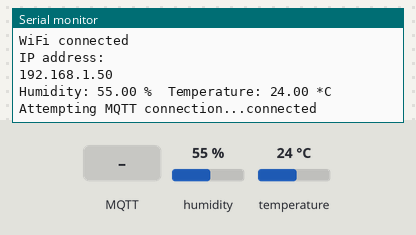
A sketch run on a simulated ESP32. Parts: the last lines printed to the serial monitor. The inputs (shaded band) are chosen by the test bench; at power-on: humidity 55 %, temperature 24 °C. WiFi joins after 1.5 s; servers stay silent unless stated; no MQTT or app messages arrive unless stated.

Above: at 2.7 s.
2.8 s: MQTT message "1" arrives on the first subscribed topic
8.1 s: MQTT message "on" arrives on the first subscribed topic
13.1 s: MQTT message "off" arrives on the first subscribed topic
18.1 s: humidity set to 22 %
At 19.2 s:
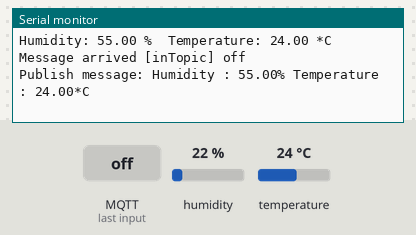
21.1 s: temperature set to 12 °C
At 22.2 s:
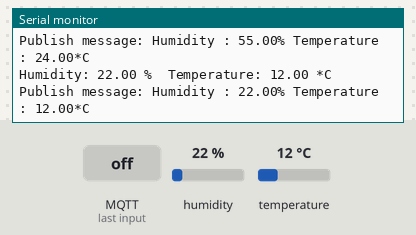
24.1 s: humidity set to 40 %
At 27.8 s:
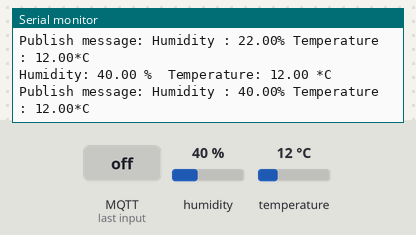
Timing chart, 0 to 28.1 s (numbered marks = the images above; inputs shaded):
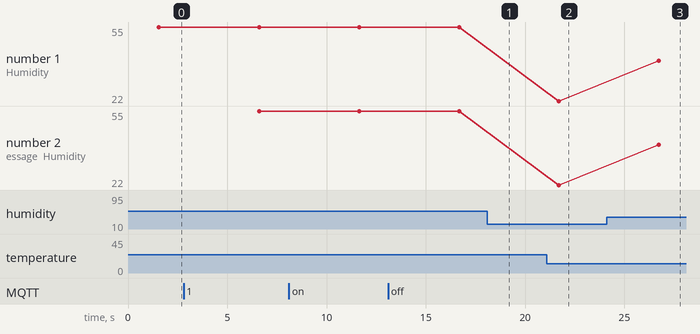

Measured:
- after the input at 21.1 s, the serial monitor: prints a new line after 0.60 s (image 2)
- after the input at 24.1 s, the serial monitor: prints a new line after 2.6 s (image 3)
- plotted number 1: 22 → 40 after the input at 24.1 s
- plotted number 2: 22 → 40 after the input at 24.1 s

The sketch:

dht_mqtt.ino
```cpp
#include <WiFi.h>
#include <PubSubClient.h>
#include "DHT.h"


#define DHTPIN 4  //DHT11을 D4번핀에 연결한다.

#define DHTTYPE DHT11

const char* ssid = "";
const char* password = "";
const char* mqtt_server = "broker.mqtt-dashboard.com";

WiFiClient espClient;
PubSubClient client(espClient);
long lastMsg = 0;
char msg[50];
String packet;
float Humi,Temp;

DHT dht(DHTPIN, DHTTYPE);


void setup() {
  Serial.begin(115200);
  dht.begin();
  setup_wifi();
  client.setServer(mqtt_server, 1883);
  client.setCallback(callback);
}

void setup_wifi() {

  delay(10);
  // We start by connecting to a WiFi network
  Serial.println();
  Serial.print("Connecting to ");
  Serial.println(ssid);

  WiFi.begin(ssid, password);

  while (WiFi.status() != WL_CONNECTED) {
    delay(500);
    Serial.print(".");
  }

  Serial.println("");
  Serial.println("WiFi connected");
  Serial.println("IP address: ");
  Serial.println(WiFi.localIP());
}

void callback(char* topic, byte* payload, unsigned int length) {
  Serial.print("Message arrived [");
  Serial.print(topic);
  Serial.print("] ");
  for (int i = 0; i < length; i++) {
    Serial.print((char)payload[i]);
  }
  Serial.println();

}

void reconnect() {
  // Loop until we're reconnected
  while (!client.connected()) {
    Serial.print("Attempting MQTT connection...");
    // Attempt to connect
    if (client.connect("ESP32Client")) {
      Serial.println("connected");
      // Once connected, publish an announcement...
      client.publish("outTopic", "hello world");
      // ... and resubscribe
      client.subscribe("inTopic");
    } else {
      Serial.print("failed, rc=");
      Serial.print(client.state());
      Serial.println(" try again in 5 seconds");
      // Wait 5 seconds before retrying
      delay(5000);
    }
  }
}


float getHumi() { //DHT11 습도를 받아오는 함수
  float h = dht.readHumidity();
  float t = dht.readTemperature();

  if (isnan(h) || isnan(t)) {
    Serial.println("Failed to read from DHT sensor!");
  }

  Serial.print("Humidity: ");
  Serial.print(h);
  Serial.print(" %\t");
  return(h);
}

float getTemp() {//DHT11 온도를 받아오는 함수

  float t = dht.readTemperature();

  Serial.print("Temperature: ");
  Serial.print(t);
  Serial.println(" *C ");

  return(t);
}

void mqtt_publish(float Humi, float Temp){
  if (!client.connected()) {
    reconnect();
  }
  client.loop();

  long now = millis();
  if (now - lastMsg > 2000) {
    lastMsg = now;

    packet = "Humidity : " + String(Humi) + "% " + "Temperature : " + String(Temp) + "*C" ;
    packet.toCharArray(msg, 50);
    Serial.print("Publish message: ");
    Serial.println(msg);
    client.publish("DHT_data", msg);
    client.publish("Sensor/Humi_Temp", msg);
  }
  delay(5000);
}

void loop() {
  Humi = getHumi(); //습도를 받아서 변수에 입력
  Temp = getTemp(); //온도를 받아서 변수에 입력

  mqtt_publish(Humi, Temp);
}
```
